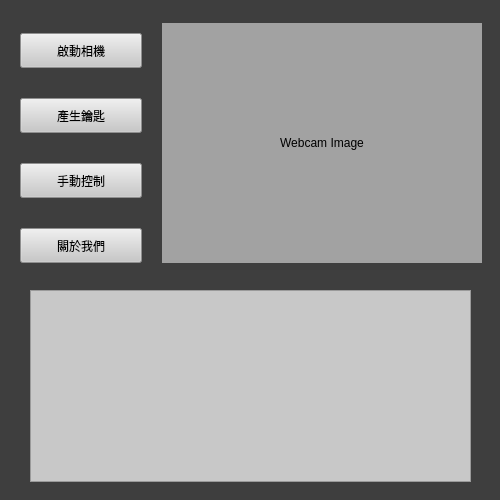
<?xml version="1.0" encoding="UTF-8"?>
<ui version="4.0">
 <class>MainWindow</class>
 <widget class="QMainWindow" name="MainWindow">
  <property name="geometry">
   <rect>
    <x>0</x>
    <y>0</y>
    <width>500</width>
    <height>500</height>
   </rect>
  </property>
  <property name="minimumSize">
   <size>
    <width>500</width>
    <height>500</height>
   </size>
  </property>
  <property name="maximumSize">
   <size>
    <width>500</width>
    <height>500</height>
   </size>
  </property>
  <property name="windowTitle">
   <string>MainWindow</string>
  </property>
  <property name="autoFillBackground">
   <bool>false</bool>
  </property>
  <property name="styleSheet">
   <string notr="true">background-color: rgb(62, 62, 62)</string>
  </property>
  <widget class="QWidget" name="centralwidget">
   <widget class="QTextBrowser" name="InfotextBrowser">
    <property name="geometry">
     <rect>
      <x>30</x>
      <y>290</y>
      <width>441</width>
      <height>192</height>
     </rect>
    </property>
    <property name="styleSheet">
     <string notr="true">background-color:rgb(200, 200, 200)
</string>
    </property>
   </widget>
   <widget class="QWidget" name="layoutWidget">
    <property name="geometry">
     <rect>
      <x>0</x>
      <y>0</y>
      <width>502</width>
      <height>286</height>
     </rect>
    </property>
    <layout class="QGridLayout" name="gridLayout">
     <property name="leftMargin">
      <number>20</number>
     </property>
     <property name="rightMargin">
      <number>20</number>
     </property>
     <property name="horizontalSpacing">
      <number>20</number>
     </property>
     <item row="0" column="0">
      <layout class="QVBoxLayout" name="verticalLayout">
       <property name="spacing">
        <number>30</number>
       </property>
       <property name="topMargin">
        <number>30</number>
       </property>
       <property name="bottomMargin">
        <number>20</number>
       </property>
       <item>
        <widget class="QPushButton" name="enableCamButton">
         <property name="sizePolicy">
          <sizepolicy hsizetype="Minimum" vsizetype="Fixed">
           <horstretch>0</horstretch>
           <verstretch>0</verstretch>
          </sizepolicy>
         </property>
         <property name="minimumSize">
          <size>
           <width>0</width>
           <height>35</height>
          </size>
         </property>
         <property name="styleSheet">
          <string notr="true">background-color: rgb(200, 200, 200)</string>
         </property>
         <property name="text">
          <string>啟動相機</string>
         </property>
        </widget>
       </item>
       <item>
        <widget class="QPushButton" name="keyWidgetButton">
         <property name="sizePolicy">
          <sizepolicy hsizetype="Minimum" vsizetype="Fixed">
           <horstretch>0</horstretch>
           <verstretch>0</verstretch>
          </sizepolicy>
         </property>
         <property name="minimumSize">
          <size>
           <width>0</width>
           <height>35</height>
          </size>
         </property>
         <property name="styleSheet">
          <string notr="true">background-color: rgb(200, 200, 200)</string>
         </property>
         <property name="text">
          <string>產生鑰匙</string>
         </property>
        </widget>
       </item>
       <item>
        <widget class="QPushButton" name="doorControlButton">
         <property name="sizePolicy">
          <sizepolicy hsizetype="Minimum" vsizetype="Fixed">
           <horstretch>0</horstretch>
           <verstretch>0</verstretch>
          </sizepolicy>
         </property>
         <property name="minimumSize">
          <size>
           <width>0</width>
           <height>35</height>
          </size>
         </property>
         <property name="styleSheet">
          <string notr="true">background-color: rgb(200, 200, 200)</string>
         </property>
         <property name="text">
          <string>手動控制</string>
         </property>
        </widget>
       </item>
       <item>
        <widget class="QPushButton" name="aboutInfoButton">
         <property name="sizePolicy">
          <sizepolicy hsizetype="Minimum" vsizetype="Fixed">
           <horstretch>0</horstretch>
           <verstretch>0</verstretch>
          </sizepolicy>
         </property>
         <property name="minimumSize">
          <size>
           <width>0</width>
           <height>35</height>
          </size>
         </property>
         <property name="styleSheet">
          <string notr="true">background-color: rgb(200, 200, 200)</string>
         </property>
         <property name="text">
          <string>關於我們</string>
         </property>
        </widget>
       </item>
      </layout>
     </item>
     <item row="0" column="1">
      <widget class="QLabel" name="WebCamLabel">
       <property name="minimumSize">
        <size>
         <width>320</width>
         <height>240</height>
        </size>
       </property>
       <property name="maximumSize">
        <size>
         <width>320</width>
         <height>240</height>
        </size>
       </property>
       <property name="autoFillBackground">
        <bool>false</bool>
       </property>
       <property name="styleSheet">
        <string notr="true">background-color:rgb(162, 162, 162)</string>
       </property>
       <property name="text">
        <string>Webcam Image</string>
       </property>
       <property name="alignment">
        <set>Qt::AlignCenter</set>
       </property>
      </widget>
     </item>
    </layout>
   </widget>
  </widget>
 </widget>
 <resources/>
 <connections/>
</ui>
